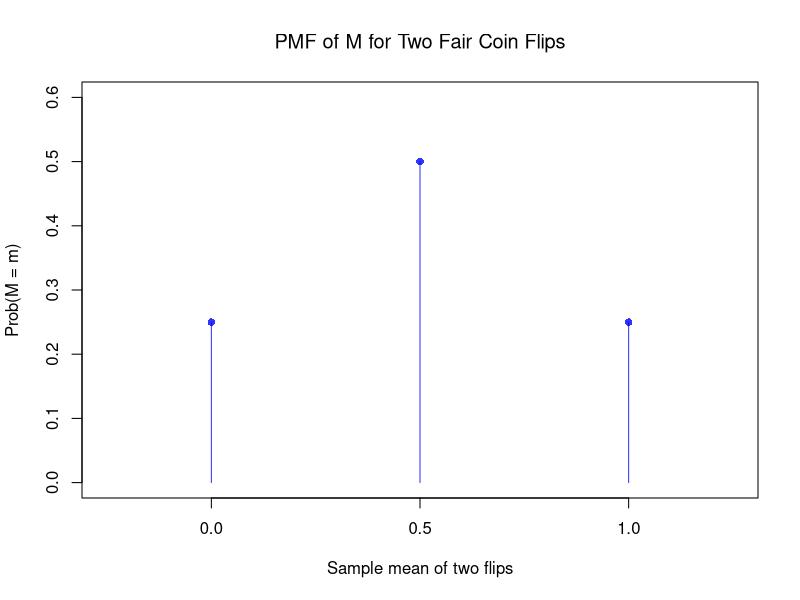

This chart was generated by the following R code: (Note: this script raises an error after producing the figure.)
## ---- chunk 1
# Hidden seed so every render draws the same random numbers
set.seed(1)
## ---- chunk 2
#| fig-width: 6
#| fig-height: 4
# M in each of the four samples HH, HT, TH, TT
x1 <- c(1, 1, 0, 0) # first flip
x2 <- c(1, 0, 1, 0) # second flip
m_samples <- (x1 + x2)/2
m_samples

# PMF of M, since each sample has probability 1/4
m_probs <- c(table(m_samples))/4
m_values <- as.numeric(names(m_probs))
m_probs

plot(m_values, m_probs, type='h', col=rgb(0, 0, 1, .8),
    xlim=c(-0.25, 1.25), ylim=c(0, 0.6),
    main=NA, xlab='Sample mean of two flips', ylab='Prob(M = m)')
points(m_values, m_probs, pch=16, col=rgb(0, 0, 1, .8))
title('PMF of M for Two Fair Coin Flips', font.main=1)
## ---- chunk 3
# Computerized Way to Compute Mean
x <- c(1, 2, 3, 4, 5)
x_probs <- c(1/5, 1/5, 1/5, 1/5, 1/5)
population_mean <- sum(x*x_probs)
population_mean

# Computerized Way to Compute SD
population_var <- sum((x-population_mean)^2*x_probs)
population_var
population_sd <- sqrt(population_var)
population_sd

# Verified by simulation
x_sim_hat <- sample(x, prob=x_probs,
          size=10000, replace=TRUE)
mean(x_sim_hat)
sd(x_sim_hat)
## ---- chunk 4
data(Wages1, package='Ecdat')
population_wages <- Wages1[, 'wage']
N <- length(population_wages)
wage_probs <- rep(1/N, N) # each worker equally likely

# Population mean and variance, from the formulas
population_wage_mean <- sum(population_wages * wage_probs)
population_wage_mean
population_wage_var <- sum((population_wages - population_wage_mean)^2 * wage_probs)
population_wage_var
sqrt(population_wage_var) ##sd
## ---- chunk 5
# A simulation of many coin flips
x <- c(0, 1)
x_probs <- c(1/4, 3/4)
x_sim <- sample(x, prob=x_probs, size=1000, replace=TRUE)

round( mean(x_sim), 4)

round( var(x_sim), 4)
## ---- chunk 6
x <- c(1, 2, 3, 4)
x_probs <- c(1/8, 2/8, 1/8, 4/8)
population_mean <- sum(x * x_probs)
population_mean

population_var <- sum((x - population_mean)^2 * x_probs)
population_var

# Verify by simulation
x_sim <- sample(x, prob=x_probs, size=10000, replace=TRUE)
round(mean(x_sim), 2)
round(var(x_sim), 2)
## ---- chunk 7
x  <- c(1, 2, 3)
x_probs <- c(0.2, 0.5, 0.3)
g  <- function(x) x^2 + 1
sum(g(x) * x_probs) 
## ---- chunk 8
g  <- function(x) x^2 + 1

# A theoretical example
x <- c(1, 2, 3, 4)
x_probs <- c(1/4, 1/4, 1/4, 1/4)
sum(g(x) * x_probs)

# A simulation example
x_sim <- sample(x, prob=x_probs, size=1000, replace=TRUE)
mean(g(x_sim))
## ---- chunk 9
# E[log(X)] by LOTUS
sum(log(population_wages) * wage_probs)

# log(E[X]) is a different number
log(population_wage_mean)
## ---- chunk 10
x_sim <- rexp(5e5, rate = 1)           # X ~ Exp(1)
mean(sqrt(x_sim))                      # LOTUS Simulation
sqrt(pi) / 2                       # Exact via LOTUS integral
## ---- chunk 11
# Exponential Random Variable
x_sim <- rexp(5000, 2)
m_hat <- mean(x_sim)
round(m_hat, 2)

# Normal Random Variable
x_sim <- rnorm(5000, 1, 2)
round(mean(x_sim), 2)
round(var(x_sim), 2)
## ---- chunk 12
f_hat <- hist(population_wages, breaks=seq(0, 40, by=1), plot=FALSE)
bin_areas <- f_hat[['density']] * diff(f_hat[['breaks']]) # f(x) dx

# Mean from the histogram, and the exact population mean
sum(f_hat[['mids']] * bin_areas)
population_wage_mean
## ---- chunk 13
# Verify by simulation
x_sim <- runif(100000, -1, 1)
round( mean(x_sim), 2)
round( mean((x_sim - mean(x_sim))^2), 2)
## ---- chunk 14
x0_hat <- c(rep(1, 75), rep(0, 25)) # 75 heads and 25 tails
p_hat <- table(x0_hat)/length(x0_hat)
x <- as.numeric(names(p_hat))
m_hat <- sum(x * p_hat)
v_hat <- sum((x - m_hat)^2 * p_hat)
c(m_hat, v_hat)
## ---- chunk 15
x_hat <- USArrests[, 'Murder'] # lab data: murder arrests per 100,000

# Plug-in mean and variance, from the estimated probability of each unique value
p_hat <- table(x_hat)/length(x_hat)
x <- as.numeric(names(p_hat))
m_hat <- sum(x * p_hat)
v_hat <- sum((x - m_hat)^2 * p_hat)
round(c(m_hat, v_hat), 4)

# Same numbers, from the observations directly
round(c(mean(x_hat), mean((x_hat - mean(x_hat))^2)), 4)
## ---- chunk 16
x_sim <- rnorm(5000, 1, 2) # continuous draws, as in Continuous Random Variables

# values and probabilities
f_hat  <- hist(x_sim, plot=FALSE)
wt <- f_hat[['counts']]/length(x_sim)
xt <- f_hat[['mids']]
# Weighted mean
m_hat <- sum(wt*xt)
m_hat

# Compare to 'mean(x_sim)'
## ---- chunk 17
x_sim <- runif(2000, -1, 1)
## ---- chunk 18
# The four samples HH, HT, TH, TT, each with probability 1/4
x1 <- c(1, 1, 0, 0) # first flip
x2 <- c(1, 0, 1, 0) # second flip
x_probs <- c(1/4, 1/4, 1/4, 1/4)
sum((x1 + x2) * x_probs) # E[X1 + X2]
sum((x1 + x2)/2 * x_probs) # E[M]

# Verify by simulation
coin_means <- rep(NA, 10000)
for(i in seq_along(coin_means)){
    x_sim <- sample(c(0, 1), size=2, replace=TRUE)
    m_hat <- mean(x_sim)
    coin_means[i] <- m_hat
}
round(mean(coin_means), 2)
## ---- chunk 19
# Many samples of 50 workers
wage_means <- rep(NA, 1000)
for(i in seq_along(wage_means)){
    x_sim <- sample(population_wages, 50, replace=FALSE)
    m_hat <- mean(x_sim)
    wage_means[i] <- m_hat
}
round(mean(wage_means), 3) # average estimate across samples
round(population_wage_mean, 3) # population mean
## ---- chunk 20
round(sqrt(population_wage_var/50), 3) # SE from the formula
round(sd(wage_means), 3) # SE from many samples
## ---- chunk 21
x_hat <- USArrests[, 'Murder'] # lab data: murder arrests per 100,000
n <- length(x_hat)
theory_se <- sd(x_hat)/sqrt(n)

# Bootstrap estimates
boot_means <- rep(NA, 9999)
for(b in seq_along(boot_means)){
    x_boot <- sample(x_hat, replace=TRUE) # c.f. jackknife
    m_b_hat <- mean(x_boot)
    boot_means[b] <-m_b_hat
}
boot_se <- sd(boot_means)

# Compare SE's
paste0('Bootstrap SE = ', round(boot_se, 3))
paste0('Class SE = ', round(theory_se, 3))
## ---- chunk 22
# Bootstrap Distribution
hist(boot_means, breaks=25,
    main=NA, border=NA,
    freq=FALSE, ylim=c(0, 0.7),
    xlab=expression(hat(m)^group('(', b, ')')))
title('Bootstrap vs Normal Distribution', font.main=1)

# Theoretical Distribution: Normal Approximation with IID SEs
x <- seq(5, 10, by=0.01)
fx <- dnorm(x, mean(x_hat), theory_se)
lines(x, fx, col=rgb(0, 0, 1, .8), lty=2)
## ---- chunk 23
# Five-sided die: population moments by LOTUS
x <- c(1, 2, 3, 4, 5)
x_probs <- rep(1/5, 5)
population_mean <- sum(x * x_probs)
population_var <- sum((x - population_mean)^2 * x_probs) # E[Y_i]
population_m4 <- sum((x - population_mean)^4 * x_probs) # E[(X_i - E[X_i])^4]
y_var <- population_m4 - population_var^2 # V[Y_i]

# Sampling distribution of V across many samples of n rolls
n <- 100
sample_vars <- rep(NA, 2000)
for(i in seq_along(sample_vars)){
    x_sim <- sample(x, prob=x_probs, size=n, replace=TRUE)
    v_hat <- mean((x_sim - mean(x_sim))^2) # divide-by-n variance
    sample_vars[i] <- v_hat
}
round(mean(sample_vars), 3) # near (n-1)/n * 2 = 1.98
round(sd(sample_vars), 3) # near sqrt(2.8/n) = 0.167

hist(sample_vars, breaks=25,
    border=NA, freq=FALSE, ylim=c(0, 2.6),
    xlab=expression(hat(v)),
    main=NA)
title('Sampling Distribution of the Variance', font.main=1)

# CLT approximation, with the SE from LOTUS
v <- seq(1, 3, by=0.01)
fv <- dnorm(v, population_var, sqrt(y_var/n))
lines(v, fv, col=rgb(0, 0, 1, .8), lty=2)
## ---- chunk 24
# Many samples of 10 workers
n <- 10
wage_vars <- rep(NA, 10000)
for(i in seq_along(wage_vars)){
    x_sim <- sample(population_wages, n, replace=FALSE)
    v_hat <- mean((x_sim - mean(x_sim))^2) # divide-by-n variance
    wage_vars[i] <- v_hat
}
round(mean(wage_vars), 2) # average estimate across samples
round((n-1)/n*population_wage_var, 2) # E[V] from the formula
round(population_wage_var, 2) # population variance
## ---- chunk 25
# The four samples HH, HT, TH, TT, each with probability 1/4
x1 <- c(1, 1, 0, 0) # first flip
x2 <- c(1, 0, 1, 0) # second flip
x_probs <- c(1/4, 1/4, 1/4, 1/4)
m_samples <- (x1 + x2)/2
v_samples <- ((x1 - m_samples)^2 + (x2 - m_samples)^2)/2
v_samples

sum(v_samples * x_probs) # E[V]
sum(v_samples * x_probs) - 1/4 # Bias(V)
## ---- chunk 26
n_boot <- 999 # number of bootstrap samples
sample_sizes <- seq(1, length(x_hat), by=1) # different resample sizes

## For each sample size, compute the bootstrap SE
se_by_n <- rep(NA, length(sample_sizes))
for(n in seq_along(sample_sizes)){
    boot_means_n <- rep(NA, n_boot)
    for(b in seq(1, n_boot)){
        x_boot <- sample(x_hat, size=n, replace=TRUE)
        m_b_hat <- mean(x_boot) # statistic of interest
        boot_means_n[b] <- m_b_hat
    }
    se_n <- sd(boot_means_n) # How much the statistic varies across samples
    se_by_n[n] <- se_n
}

# Theory-driven standard error at each sample size, with s_hat in place of the population SD
se_theory_n <- sd(x_hat)/sqrt(sample_sizes)

plot(sample_sizes, se_by_n, pch=16, col=grey(0, 0.5),
    ylim=range(c(se_by_n, se_theory_n)),
    ylab='standard error', xlab='sample size', main=NA)
lines(sample_sizes, se_theory_n, col=rgb(0, 0, 1, .8), lwd=1, lty=2)
## ---- chunk 27
# Share of 2000 samples whose mean misses by one dollar or more
n_values <- c(10, 50, 250)
miss_share <- rep(NA, length(n_values))
for(ni in seq_along(n_values)){
    wage_means_n <- rep(NA, 2000)
    for(i in seq_along(wage_means_n)){
        x_sim <- sample(population_wages, n_values[ni], replace=FALSE)
        wage_means_n[i] <- mean(x_sim)
    }
    miss_share[ni] <- mean(abs(wage_means_n - population_wage_mean) >= 1)
}
round(cbind(n=n_values, share=miss_share), 3)
